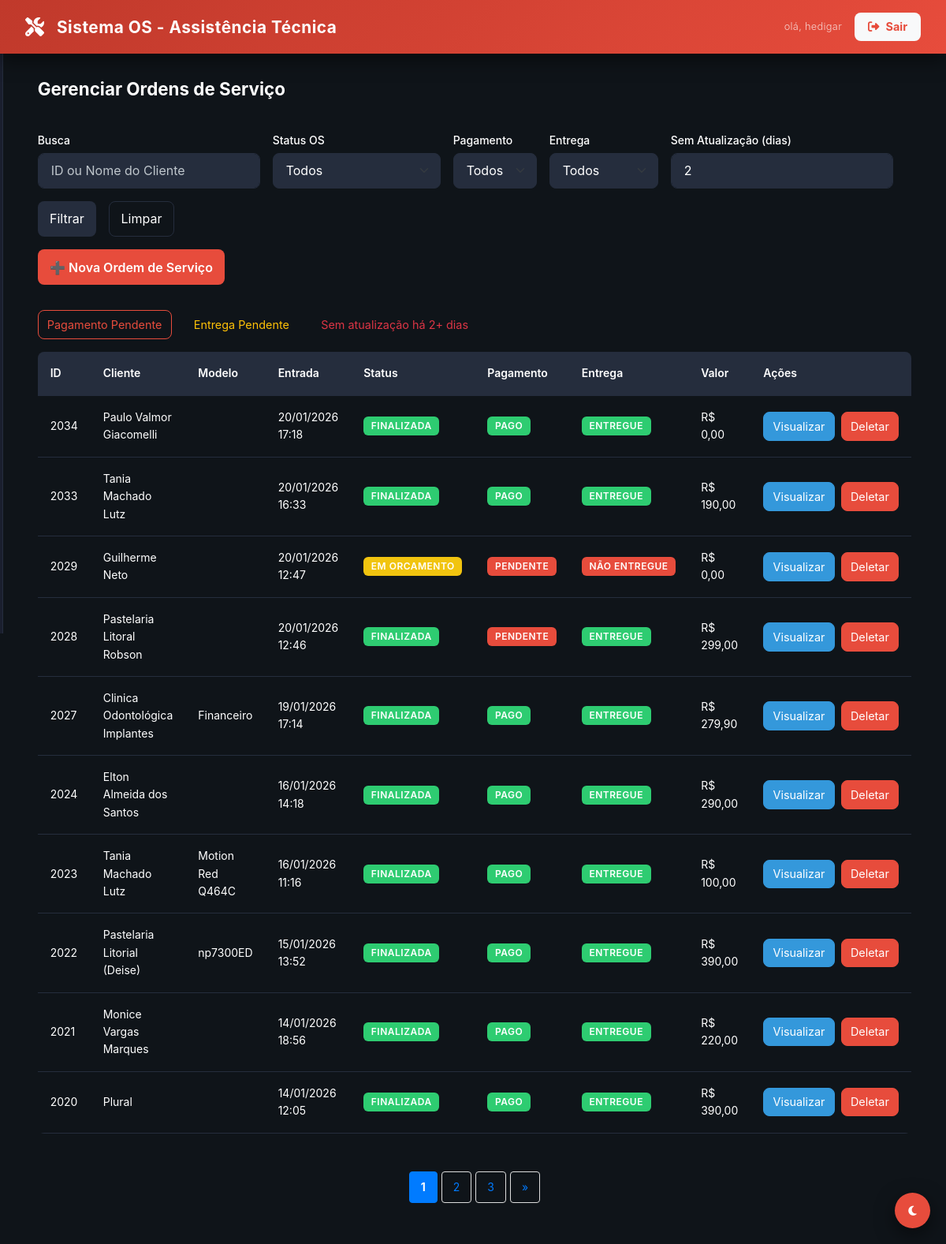
/ordens?sem_atualizacao_dias=2 (signed in), run on the app's committed database.
### tables this page shows
CREATE TABLE `ordens_servico` (
  `id` int NOT NULL,
  `cliente_id` int NOT NULL,
  `equipamento_id` int DEFAULT NULL,
  `defeito_relatado` text NOT NULL,
  `laudo_tecnico` text,
  `valor_total_produtos` decimal(10,2) DEFAULT '0.00',
  `valor_total_servicos` decimal(10,2) DEFAULT '0.00',
  `valor_total_os` decimal(10,2) DEFAULT '0.00',
  `valor_desconto` decimal(10,2) DEFAULT '0.00',
  `status_atual_id` int NOT NULL,
  `status_pagamento` enum('pendente','pago','parcial') DEFAULT 'pendente',
  `status_entrega` enum('nao_entregue','entregue') DEFAULT 'nao_entregue',
  `ativo` tinyint(1) DEFAULT '1',
  `created_at` timestamp NULL DEFAULT CURRENT_TIMESTAMP,
  `updated_at` timestamp NULL DEFAULT NULL
);

CREATE TABLE `clientes` (
  `id` int NOT NULL,
  `nome_completo` varchar(150) NOT NULL,
  `tipo_pessoa` varchar(20) NOT NULL,
  `documento` varchar(20) DEFAULT NULL,
  `email` varchar(150) DEFAULT NULL,
  `telefone_principal` varchar(20) DEFAULT NULL,
  `telefone_secundario` varchar(20) DEFAULT NULL,
  `endereco_logradouro` varchar(150) DEFAULT NULL,
  `endereco_numero` varchar(10) DEFAULT NULL,
  `endereco_bairro` varchar(60) DEFAULT NULL,
  `endereco_cidade` varchar(60) DEFAULT NULL,
  `data_nascimento` date DEFAULT NULL,
  `observacoes` text,
  `ativo` tinyint(1) DEFAULT '1',
  `created_at` timestamp NULL DEFAULT CURRENT_TIMESTAMP,
  `updated_at` timestamp NULL DEFAULT NULL
);

CREATE TABLE `status_os` (
  `id` int NOT NULL,
  `nome` varchar(50) NOT NULL,
  `cor` varchar(7) DEFAULT '#000000',
  `ordem` int DEFAULT '0'
);

CREATE TABLE `equipamentos` (
  `id` int NOT NULL,
  `cliente_id` int NOT NULL,
  `ordem_servico_id` int DEFAULT NULL,
  `tipo` varchar(50) NOT NULL,
  `marca` varchar(50) DEFAULT NULL,
  `modelo` varchar(100) DEFAULT NULL,
  `serial` varchar(100) DEFAULT NULL,
  `senha` varchar(100) DEFAULT NULL,
  `acessorios` text,
  `possui_fonte` tinyint(1) DEFAULT '0',
  `sn_fonte` varchar(100) DEFAULT NULL,
  `ativo` tinyint(1) DEFAULT '1'
);

### app/Views/os/index.php (the view, shortened to what the rows shown need)
<?php
require_once __DIR__ . '/../layout/main.php';
?>
<div class="container">
    <div class="d-flex justify-between align-center mb-4 flex-wrap gap-2">
        <h1><?= $title ?></h1>
        <div class="d-flex gap-2 flex-wrap">
            <form action="<?= BASE_URL ?>ordens" method="GET" class="d-flex gap-2 flex-wrap align-items-end">
                <div>
                    <label class="form-label mb-1">Busca</label>
                    <input type="text" name="search" class="form-control" placeholder="ID ou Nome do Cliente" value="<?= htmlspecialchars($search ?? '') ?>">
                </div>
                <div>
                    <label class="form-label mb-1">Status OS</label>
                    <select name="status_id" class="form-select">
                        <option value="">Todos</option>
                    </select>
                </div>
                <div>
                    <label class="form-label mb-1">Pagamento</label>
                    <select name="status_pagamento" class="form-select">
                        <option value="">Todos</option>
                    </select>
                </div>
                <div>
                    <label class="form-label mb-1">Entrega</label>
                    <select name="status_entrega" class="form-select">
                        <option value="">Todos</option>
                    </select>
                </div>
                <div>
                    <label class="form-label mb-1">Sem Atualização (dias)</label>
                    <input type="number" name="sem_atualizacao_dias" class="form-control" min="0" value="<?= htmlspecialchars((string)($filters['sem_atualizacao_dias'] ?? '')) ?>" placeholder="ex: 2">
                </div>
                <div class="d-flex gap-2">
                    <button type="submit" class="btn btn-secondary">Filtrar</button>
                    <a href="<?= BASE_URL ?>ordens" class="btn btn-outline-secondary">Limpar</a>
                </div>
            </form>
            <a href="<?= BASE_URL ?>ordens/form" class="btn btn-primary">
                ➕ Nova Ordem de Serviço
            </a>
        </div>
    </div>
    <div class="mb-3 d-flex gap-2 flex-wrap">
        <a class="btn btn-outline-primary btn-sm" href="<?= BASE_URL ?>ordens?status_pagamento=pendente">Pagamento Pendente</a>
        <a class="btn btn-outline-warning btn-sm" href="<?= BASE_URL ?>ordens?status_entrega=nao_entregue">Entrega Pendente</a>
        <a class="btn btn-outline-danger btn-sm" href="<?= BASE_URL ?>ordens?sem_atualizacao_dias=2">Sem atualização há 2+ dias</a>
    </div>
    <?php if (empty($ordens)): ?>
        <div class="card">
            <div class="alert alert-info m-0">Nenhuma Ordem de Serviço encontrada.</div>
        </div>
    <?php else: ?>
        <div class="overflow-x-auto">
            <table class="table">
                <thead>
                    <tr>
                        <th>ID</th>
                        <th>Cliente</th>
                        <th>Modelo</th>
                        <th>Entrada</th>
                        <th>Status</th>
                        <th>Pagamento</th>
                        <th>Entrega</th>
                        <th>Valor</th>
                        <th>Ações</th>
                    </tr>
                </thead>
                <tbody>
                    <?php foreach ($ordens as $ordem): ?>
                        <tr>
                            <td><?= $ordem['id'] ?></td>
                            <td><?= htmlspecialchars($ordem['cliente_nome'] ?? $ordem['cliente_id']) ?></td>
                            <td><?= htmlspecialchars($ordem['equipamento_modelo'] ?? 'N/A') ?></td>
                            <td><?= date('d/m/Y H:i', strtotime($ordem['created_at'])) ?></td>
                            <td>
                                <span class="badge" style="background-color: <?= $ordem['status_cor'] ?? 'var(--bg-tertiary)' ?>;">
                                    <?= htmlspecialchars($ordem['status_nome'] ?? '') ?>
                                </span>
                            </td>
                            <td>
                                <?php
                                    $status_pag = $ordem['status_pagamento'] ?? 'pendente';
                                    $pag_cor = ($status_pag === 'pago') ? '#2ecc71' : (($status_pag === 'parcial') ? '#f1c40f' : '#e74c3c');
                                    $pag_label = ($status_pag === 'pago') ? 'Pago' : (($status_pag === 'parcial') ? 'Parcial' : 'Pendente');
                                ?>
                                <span class="badge" style="background-color: <?= $pag_cor ?>;">
                                    <?= $pag_label ?>
                                </span>
                            </td>
                            <td>
                                <?php
                                    $status_ent = $ordem['status_entrega'] ?? 'nao_entregue';
                                    $ent_cor = ($status_ent === 'entregue') ? '#2ecc71' : '#e74c3c';
                                    $ent_label = ($status_ent === 'entregue') ? 'Entregue' : 'Não Entregue';
                                ?>
                                <span class="badge" style="background-color: <?= $ent_cor ?>;">
                                    <?= $ent_label ?>
                                </span>
                            </td>
                            <td>R$ <?= number_format($ordem['valor_total_os'] ?? 0, 2, ',', '.') ?></td>
                            <td>
                                <div class="d-flex gap-1">
                                    <a href="<?= BASE_URL ?>ordens/view?id=<?= $ordem['id'] ?>" class="btn btn-sm btn-info">Visualizar</a>
                                    <form action="<?= BASE_URL ?>ordens/deletar" method="POST" class="d-inline">
                                        <button type="submit" class="btn btn-sm btn-danger" onclick="return confirm('Tem certeza que deseja deletar esta Ordem de Serviço?');">Deletar</button>
                                    </form>
                                </div>
                            </td>
                        </tr>
                    <?php endforeach; ?>
                </tbody>
            </table>
        </div>
        <?php if (($totalPaginas ?? 0) > 1): ?>
            <div class="mt-4">
                <div class="pagination">
                    <?php
                        $p_atual = $paginaAtual ?? 1;
                        $raio = 2;
                        $query_search = !empty($search) ? '&search=' . urlencode($search) : '';
                        $query_filters = '';
                        if (!empty($filters['sem_atualizacao_dias'])) $query_filters .= '&sem_atualizacao_dias=' . (int)$filters['sem_atualizacao_dias'];
                        $qs = $query_search . $query_filters;
                    ?>
                    <?php
                    $inicio = max(1, $p_atual - $raio);
                    $fim = min($totalPaginas, $p_atual + $raio);
                    for ($i = $inicio; $i <= $fim; $i++):
                    ?>
                        <a href="<?= BASE_URL . 'ordens?pagina=' . $i . $qs ?>" class="<?= ($i == $p_atual) ? 'active' : '' ?>">
                            <?= $i ?>
                        </a>
                    <?php endfor; ?>
                    <?php if ($p_atual < $totalPaginas): ?>
                        <a href="<?= BASE_URL . 'ordens?pagina=' . ($p_atual + 1) . $qs ?>">»</a>
                    <?php endif; ?>
                </div>
            </div>
        <?php endif; ?>
    <?php endif; ?>
</div>

### app/Core/Router.php (shortened to what the rows shown need)
<?php
class Router
{
    protected array $routes = [];
    public function add(string $method, string $uri, string $controller): void
    {
        $this->routes[] = [
            'uri' => trim($uri, '/'),
            'controller' => $controller,
            'method' => strtoupper($method),
        ];
    }
    public function dispatch(string $uri, string $method): void
    {
        $uri = trim($uri, '/');
        $method = strtoupper($method);
        foreach ($this->routes as $route) {
            if ($route['uri'] === $uri && $route['method'] === $method) {
                $parts = explode('@', $route['controller']);
                $action = $parts[1] ?? 'index';
                $controller = new $controllerClass();
                $controller->$action();
                return;
            }
        }
    }
}

### data on the page
ordens_servico: id "2034", cliente.nome_completo "Paulo Valmor Giacomelli", created_at "20/01/2026 17:18", status_atual.nome "FINALIZADA", status_pagamento "PAGO", status_entrega "ENTREGUE", valor_total_os "0,00"
ordens_servico: id "2033", cliente.nome_completo "Tania Machado Lutz", created_at "20/01/2026 16:33", status_atual.nome "FINALIZADA", status_pagamento "PAGO", status_entrega "ENTREGUE", valor_total_os "190,00"
ordens_servico: id "2029", cliente.nome_completo "Guilherme Neto", created_at "20/01/2026 12:47", status_atual.nome "EM ORCAMENTO", status_pagamento "PENDENTE", status_entrega "NÃO ENTREGUE", valor_total_os "0,00"
ordens_servico: id "2028", cliente.nome_completo "Pastelaria Litoral Robson", created_at "20/01/2026 12:46", status_atual.nome "FINALIZADA", status_pagamento "PENDENTE", status_entrega "ENTREGUE", valor_total_os "299,00"
ordens_servico: id "2027", cliente.nome_completo "Clinica Odontológica Implantes", equipamento.modelo "Financeiro", created_at "19/01/2026 17:14", status_atual.nome "FINALIZADA", status_pagamento "PAGO", status_entrega "ENTREGUE", valor_total_os "279,90"
ordens_servico: id "2024", cliente.nome_completo "Elton Almeida dos Santos", created_at "16/01/2026 14:18", status_atual.nome "FINALIZADA", status_pagamento "PAGO", status_entrega "ENTREGUE", valor_total_os "290,00"
ordens_servico: id "2023", cliente.nome_completo "Tania Machado Lutz", equipamento.modelo "Motion Red Q464C", created_at "16/01/2026 11:16", status_atual.nome "FINALIZADA", status_pagamento "PAGO", status_entrega "ENTREGUE", valor_total_os "100,00"
ordens_servico: id "2022", cliente.nome_completo "Pastelaria Litorial (Deise)", equipamento.modelo "np7300ED", created_at "15/01/2026 13:52", status_atual.nome "FINALIZADA", status_pagamento "PAGO", status_entrega "ENTREGUE", valor_total_os "390,00"
ordens_servico: id "2021", cliente.nome_completo "Monice Vargas Marques", created_at "14/01/2026 18:56", status_atual.nome "FINALIZADA", status_pagamento "PAGO", status_entrega "ENTREGUE", valor_total_os "220,00"
ordens_servico: id "2020", cliente.nome_completo "Plural", created_at "14/01/2026 12:05", status_atual.nome "FINALIZADA", status_pagamento "PAGO", status_entrega "ENTREGUE", valor_total_os "390,00"
